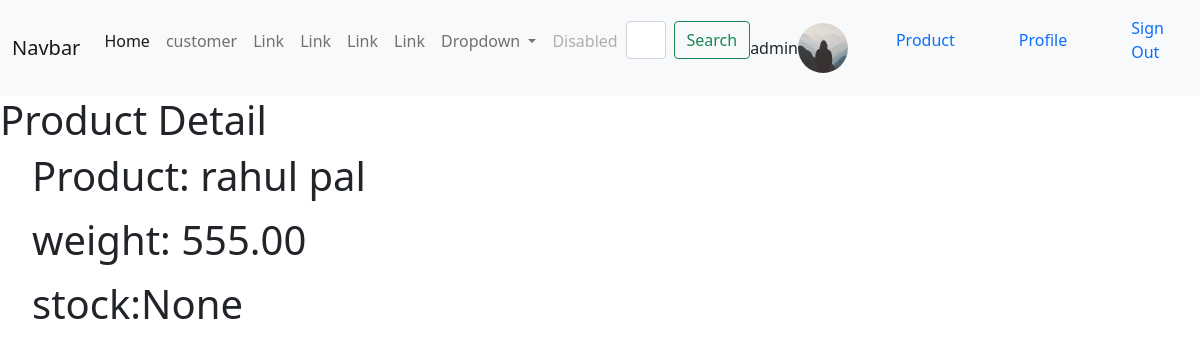
Page /p/2/ (signed in) on the committed database.
### users/models.py (models this page shows, shortened)
class Profile(models.Model):
    user = models.OneToOneField(User, on_delete=models.CASCADE)
    first_name = models.CharField(max_length=100, blank=True)
    last_name = models.CharField(max_length=100, blank=True)
    image = models.ImageField(default='default.jpg', upload_to='profile_pics')
    email = models.EmailField(max_length=150)
    signup_confirmation = models.BooleanField(default=False)

### products/models.py (models this page shows, shortened)
class Products(models.Model):
    user = models.ForeignKey(User,on_delete=models.CASCADE)
    name= models.CharField(max_length=50)
    weight= models.DecimalField(max_digits=5, decimal_places=2, blank=True, null=True)
    price=  models.DecimalField(max_digits=5, decimal_places=2, blank=True, null=True)
    stock=  models.DecimalField(max_digits=5, decimal_places=2, blank=True, null=True)
    create_at= models.DateField(auto_now=True)
    update_at= models.DateTimeField(auto_now_add=True)
    class  Meta:
        db_table = 'Products'
        managed = True
        ordering = ('-name',)
        verbose_name = 'Product'
        verbose_name_plural = 'Products'

### products/views.py (the view, shortened to what this page needs)
# urls.py: path('p/<int:pk>/', PostDetailView.as_view(), name='product-detail'),
class PostDetailView(DetailView):
    model = Products
    context_object_name='pd'
    template_name='products_detail.html'

### products/templates/products_detail.html (shortened to what this page needs)
{% extends "base.html" %}
{% load crispy_forms_tags %}
{% load account %}
{% load socialaccount %}
<h1>Product Detail</h1>
    <ul><h1>
        Product: {{pd.name}}</h1></ul>
    <ul><h1> weight: {{pd.weight}}</h1></ul>
   <ul><h1>stock:{{pd.stock}}</h1></ul>

### users/templates/navbar.html (shortened to what this page needs)
    <nav class="navbar navbar-expand-lg navbar-light bg-light">
      <div class="container-fluid">
        <a class="navbar-brand" href="{% url 'Product_list'%}">Navbar</a>
        <div class="collapse navbar-collapse" id="navbarSupportedContent">
          <ul class="navbar-nav me-auto mb-2 mb-lg-0">
            <li class="nav-item">
              <a class="nav-link active" aria-current="page" href="{% url 'homepage'%}">Home</a>
            </li>
            <li class="nav-item">
              <a class="nav-link" href="{% url 'customer'%}">customer</a>
            </li><li class="nav-item">
              <a class="nav-link" href="{% url 'Product_list'%}">Link</a>
            </li><li class="nav-item">
              <a class="nav-link" href="{% url 'Product_list'%}">Link</a>
            </li><li class="nav-item">
              <a class="nav-link" href="{% url 'Product_list'%}">Link</a>
            </li><li class="nav-item">
              <a class="nav-link" href="{% url 'Product_list'%}">Link</a>
            </li>
            <li class="nav-item dropdown">
              <a class="nav-link dropdown-toggle" href="#" id="navbarDropdown" role="button" data-bs-toggle="dropdown"
                aria-expanded="false">
                Dropdown
              </a>
            </li>
            <li class="nav-item">
              <a class="nav-link disabled" href="#" tabindex="-1" aria-disabled="true">Disabled</a>
            </li>
            <form class="d-flex">
              <input class="form-control me-2" type="search" placeholder="Search" aria-label="Search">
              <button class="btn btn-outline-success" type="submit">Search</button>
            </form>
          </ul>
          {% if user.is_authenticated %}
          {{ user.username }}
          <a href="{{ user.username }}"><img class="rounded-circle account-img" src="{{ user.profile.image.url }}"
              height="50" width="50px">
          </a>
            <ul class="nav-item">
              <a class="nav-link" href="{% url 'ProductCreateView'%}">Product</a>
            </ul>
            <ul class="nav-item"><a class="nav-link" href="{% url 'profile'%}">Profile</a></ul>
            <ul class="nav-item"><a class="nav-link" href="{% url 'account_logout' %}">Sign Out</a></ul>
            {% else %}
              <ul class="nav-item"><a class="nav-link" href="{% url 'account_login' %}">Sign In</a></ul>
              <ul class="nav-item"><a class="nav-link" href="{% url 'account_signup' %}">Sign Up</a></ul>
            {% endif %}
        </div>
      </div>
    </nav>

### rows in the picture
Products: name "rahul pal", weight "555.00", stock "None"

### other values in the picture
{{ user.username }} "admin"
